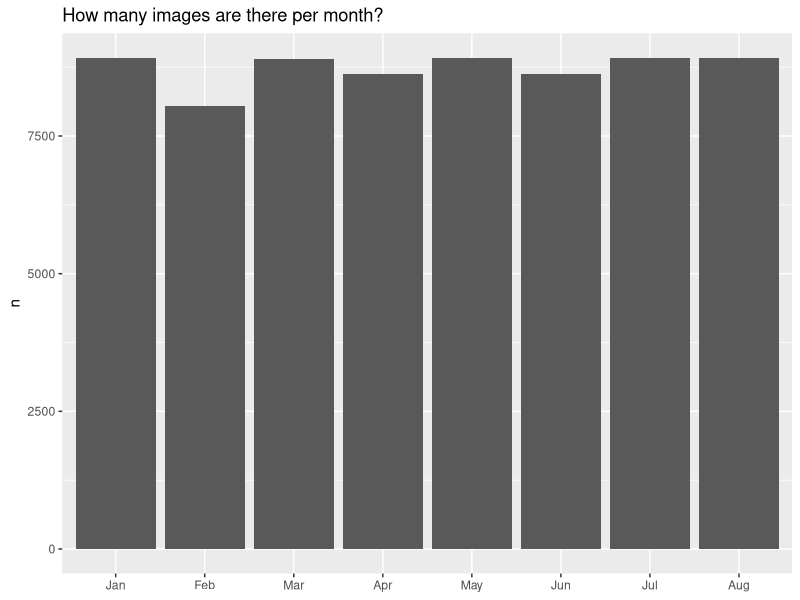

R code for this plot: (Note: this script raises an error after producing the figure.)
## ---- chunk 1
library(fs)
library(tidyverse)
library(lubridate)
library(hms)
library(here)
## ---- chunk 2
# For some reason list all files from R directly resulted in a weird bug. It was therefore
# decided to do this part using a shell script instead.

files_2019 <-
  # read the list of files from 2019 which was created using the shell script "image-list.sh"
  read_csv(here("images", "2019", "files_2019.csv"), col_names = "filename") %>%
  filter(filename != "files_2019.csv") %>%
  # remove .jpg extension
  mutate(datetime = str_sub(filename, end = -5)) %>%
  # split into date and time and format properly
  separate(datetime, into = c("date", "time"), sep = "_") %>%
  mutate(date = ymd(date),
         time = as_hms(paste0(str_replace(time, "-", ":"), ":00")))
## ---- chunk 3
files_2019 %>%
  mutate(month = month(date, label = TRUE)) %>%
  count(month) %>%
  ggplot(aes(x = month, y = n)) +
  geom_bar(stat = "identity") +
  labs(x = NULL,
       title = "How many images are there per month?")
## ---- chunk 4
all_days <-
  seq(from = c(ISOdate(2019,1,1)), to = c(ISOdate(2019,8,31)), by = "day") %>%
  as.Date()

all_timepoints <-
  crossing(date = all_days,
           h = seq(from = 0, to = 23),
           m = seq(from = 0, to = 55, by = 5),
           s = 0) %>%
  transmute(date = date,
            time = as_hms(paste0(h, ":", m, ":", s))) %>%
  # remove entries from 2019-03-31_02-00 until 2019-03-31_02-55
  # which are missing due to daylight-saving time.
  filter(!(date == "2019-03-31" & hour(time) == 2))

missing_timepoints <-
  anti_join(all_timepoints, files_2019, by = c("date", "time"))
## ---- chunk 5
# Very important to set a seed in order to reproduce the sampling
set.seed(20200421)

files_2019_sampled <-
  files_2019 %>%
  filter(time >= as_hms("09:00:00"),
         time <= as_hms("16:00:00")) %>%
  sample_n(400) %>%
  arrange(filename)

invisible(file.copy(from = here("images", "2019", files_2019_sampled$filename),
                    to = here("images", "2019_sampled", files_2019_sampled$filename)))

write_csv(files_2019_sampled, path = here("images", "2019_sampled", "files_2019_sampled.csv"))

files_2019_sampled %>%
  mutate(month = month(date, label = TRUE)) %>%
  count(month) %>%
  ggplot(aes(x = month, y = n)) +
  geom_bar(stat = "identity") +
  labs(x = NULL,
       title = "How many images (sampled) are there per month?")
